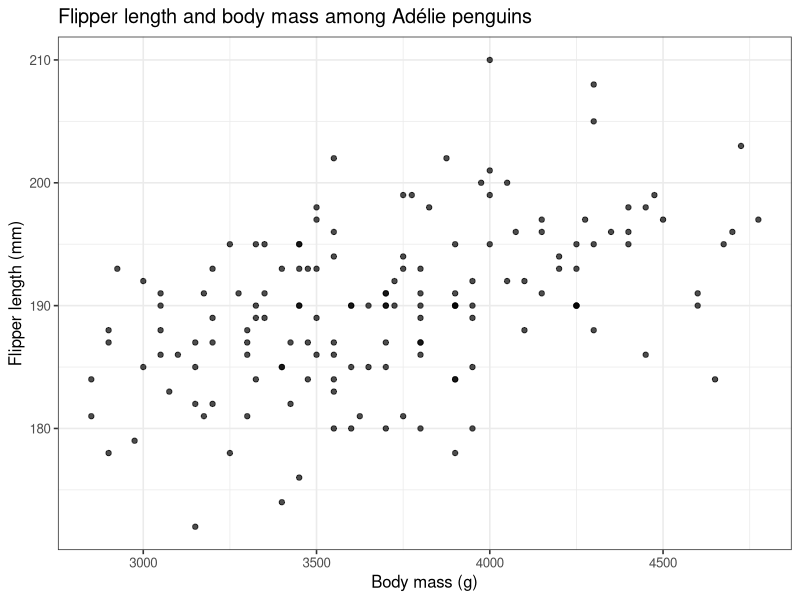
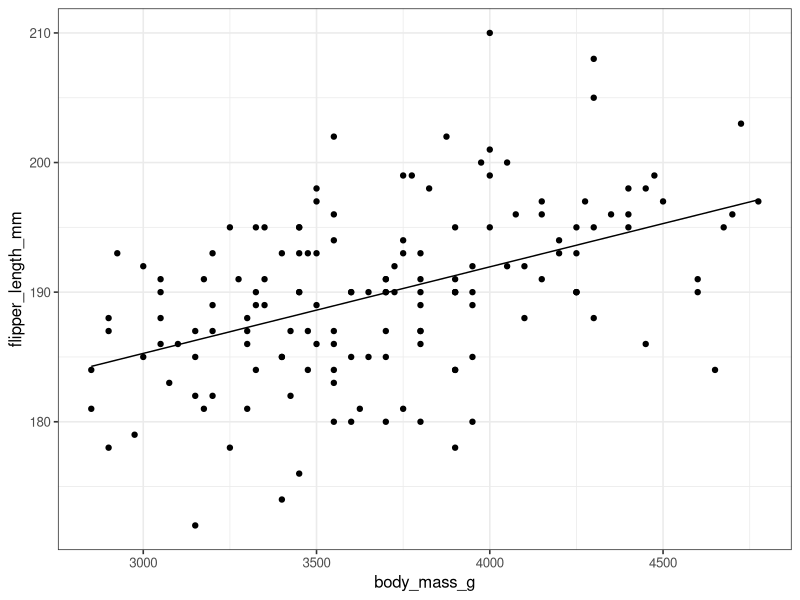
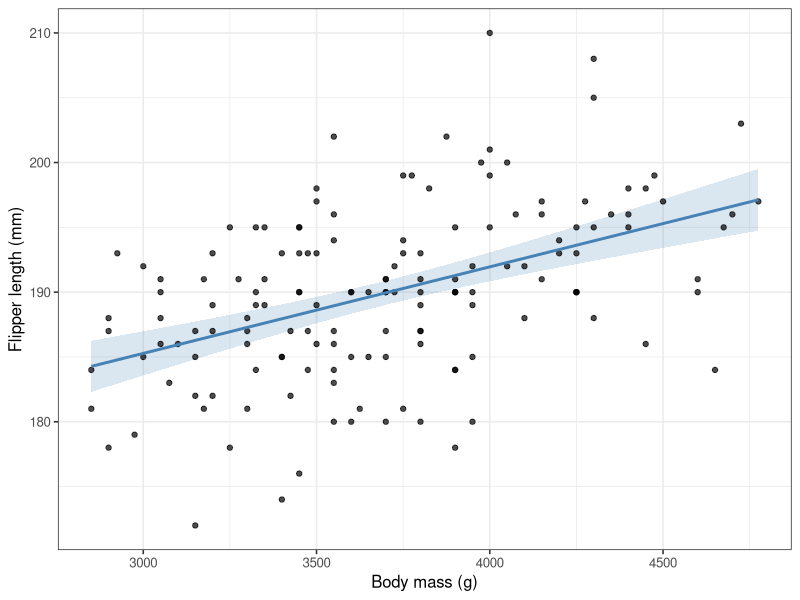
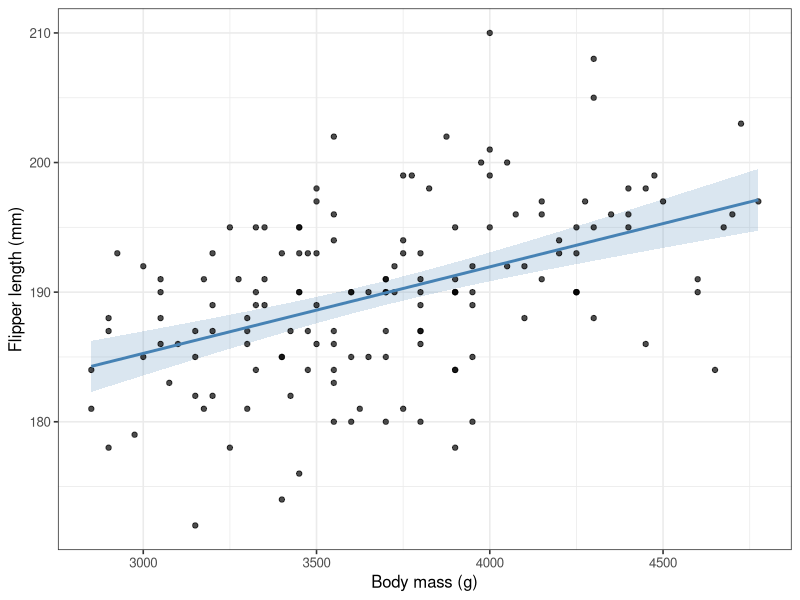
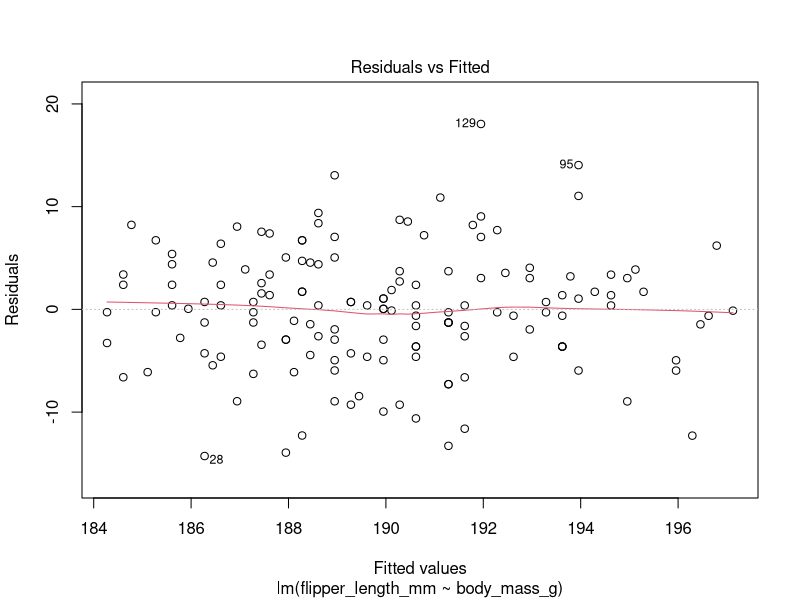
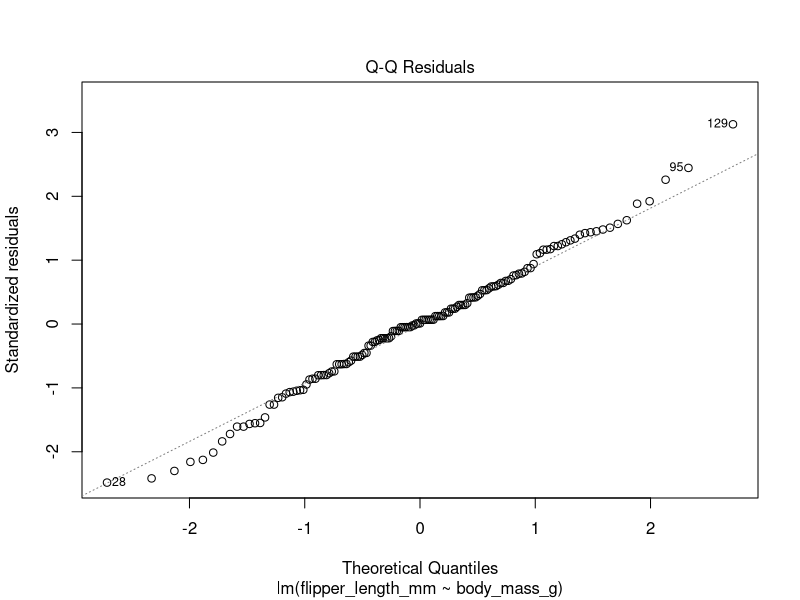
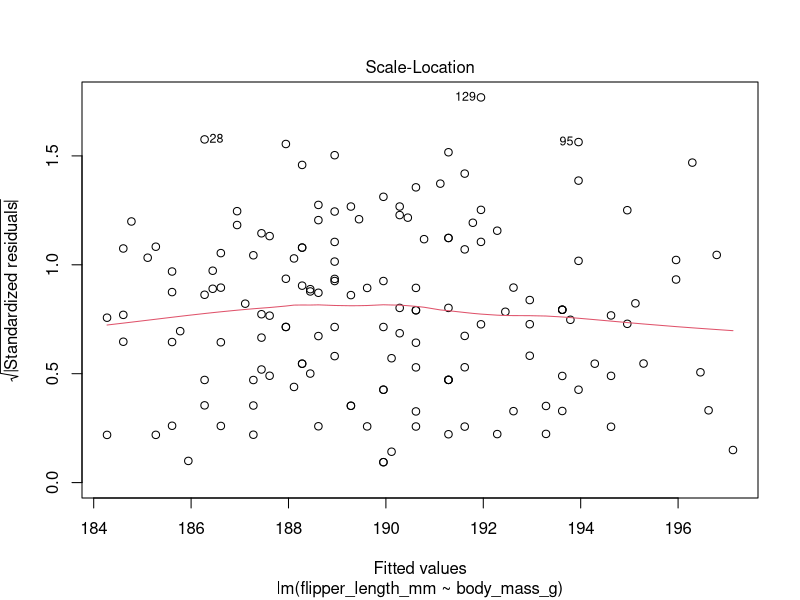
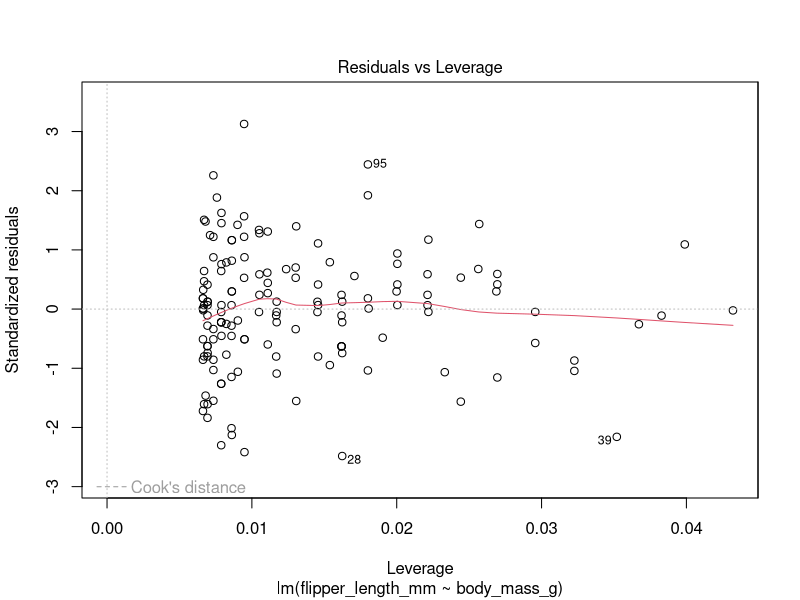

Reproduce these figures in R, in order.
## ---- chunk 1
library(tidyverse)
library(broom)
library(palmerpenguins)

theme_set(theme_bw(base_size = 12))

glimpse(penguins)
## ---- chunk 2
adelie_raw <- penguins |>
  filter(species == "Adelie")

adelie_raw |>
  summarize(
    n_rows = n(),
    missing_mass = sum(is.na(body_mass_g)),
    missing_flipper = sum(is.na(flipper_length_mm))
  )

adelie <- adelie_raw |>
  drop_na(flipper_length_mm, body_mass_g)

nrow(adelie)
## ---- chunk 3
ggplot(
  data = adelie,
  mapping = aes(x = body_mass_g, y = flipper_length_mm)
) +
  geom_point(alpha = 0.7) +
  labs(
    x = "Body mass (g)",
    y = "Flipper length (mm)",
    title = "Flipper length and body mass among Adélie penguins"
  )

adelie |>
  summarize(
    n_penguins = n(),
    min_mass_g = min(body_mass_g),
    max_mass_g = max(body_mass_g),
    mean_flipper_mm = mean(flipper_length_mm),
    correlation = cor(body_mass_g, flipper_length_mm)
  )
## ---- chunk 4

flipper_model <- lm(
  flipper_length_mm ~ body_mass_g,
  data = adelie
)

summary(flipper_model)
## ---- chunk 5
tidy(flipper_model)
## ---- chunk 6

glance(flipper_model) |>
  select(nobs, r.squared, sigma)
## ---- chunk 7
fitted_values <- predict(flipper_model)
## ---- chunk 8
adelie$fitted <- fitted_values


ggplot(data = adelie, aes(x = body_mass_g, y = flipper_length_mm)) +
	geom_point() +
	geom_line(aes(x = body_mass_g, y = fitted))
## ---- chunk 9
prediction_data <- augment(
  flipper_model,
  interval = "confidence",
  conf.level = 0.95
)

head(prediction_data)
## ---- chunk 10
ggplot(
  data = adelie,
  mapping = aes(x = body_mass_g, y = flipper_length_mm)
) +
  geom_ribbon(
    data = prediction_data,
    mapping = aes(
      x = body_mass_g,
      ymin = .lower,
      ymax = .upper
    ),
    inherit.aes = FALSE,
    fill = "steelblue",
    alpha = 0.2
  ) +
  geom_point(alpha = 0.7) +
  geom_line(
    data = prediction_data,
    mapping = aes(y = .fitted),
    color = "steelblue",
    linewidth = 1
  ) +
  labs(
    x = "Body mass (g)",
    y = "Flipper length (mm)"
  )
## ---- chunk 11

new_x <- tibble(
  body_mass_g = seq(
    from = min(adelie$body_mass_g),
    to = max(adelie$body_mass_g),
    length.out = 100
  )
)

prediction_data <- augment(
      flipper_model,
      newdata = new_x,
      interval = "confidence",
  		conf.level = 0.95
    )

head(prediction_data)

ggplot(
  data = adelie,
  mapping = aes(x = body_mass_g, y = flipper_length_mm)
) +
  geom_ribbon(
    data = prediction_data,
    mapping = aes(
      x = body_mass_g,
      ymin = .lower,
      ymax = .upper
    ),
    inherit.aes = FALSE,
    fill = "steelblue",
    alpha = 0.2
  ) +
  geom_point(alpha = 0.7) +
  geom_line(
    data = prediction_data,
    mapping = aes(y = .fitted),
    color = "steelblue",
    linewidth = 1
  ) +
  labs(
    x = "Body mass (g)",
    y = "Flipper length (mm)"
  )
## ---- chunk 12
plot(flipper_model)
## ---- chunk 13
flipper_results <- augment(
  flipper_model,
  data = adelie
)

ggplot(
  data = flipper_results,
  mapping = aes(x = .fitted, y = .resid)
) +
  geom_point(alpha = 0.7) +
  geom_hline(yintercept = 0, linetype = "dashed", color = "grey40") +
  geom_smooth(method = "loess", formula = y ~ x, se = FALSE, color = "steelblue") +
  labs(x = "Fitted flipper length (mm)", y = "Residual (mm)")
## ---- chunk 14

ggplot(
  data = flipper_results,
  mapping = aes(x = .fitted, y = abs(.resid))
) +
  geom_point(alpha = 0.7) +
  geom_smooth(method = "loess", formula = y ~ x, se = FALSE, color = "steelblue") +
  labs(x = "Fitted flipper length (mm)", y = "Absolute residual (mm)")
## ---- chunk 15
ggplot(
  data = flipper_results,
  mapping = aes(sample = .std.resid)
) +
  stat_qq(alpha = 0.7) +
  stat_qq_line(color = "steelblue") +
  labs(
    x = "Theoretical normal quantile",
    y = "Standardized residual quantile"
  )
## ---- chunk 16
ggplot(
  data = flipper_results,
  mapping = aes(x = .fitted, y = sqrt(abs(.std.resid)))
) +
  geom_point(alpha = 0.7) +
  geom_smooth(
    method = "loess",
    formula = y ~ x,
    se = FALSE,
    color = "steelblue"
  ) +
  labs(
    x = "Fitted flipper length (mm)",
    y = "Square root of absolute standardized residual",
    title = "Scale–Location"
  )
## ---- chunk 17

influence_table <- flipper_results |>
  arrange(desc(.cooksd)) |>
  select(
    body_mass_g, flipper_length_mm,
    .fitted, .resid, .hat, .cooksd
  )

influence_table |>
  slice_head(n = 5)


ggplot(
  data = flipper_results,
  mapping = aes(x = seq_len(nrow(flipper_results)), y = .cooksd)
) +
  geom_segment(
    mapping = aes(
      xend = seq_len(nrow(flipper_results)),
      yend = 0
    ),
    color = "steelblue"
  ) +
  geom_point(alpha = 0.7) +
  labs(
    x = "Observation",
    y = "Cook's distance"
  )
## ---- chunk 18

adelie_sex <- adelie_raw |>
  drop_na(flipper_length_mm, sex) |>
  mutate(sex = factor(sex, levels = c("female", "male")))

adelie_sex |>
  group_by(sex) |>
  summarize(n_penguins = n(), 
  					mean_flipper_mm = mean(flipper_length_mm))

ggplot(
  data = adelie_sex,
  mapping = aes(x = sex, y = flipper_length_mm)
) +
  geom_boxplot(outlier.shape = NA) +
  geom_jitter(width = 0.12, height = 0, alpha = 0.5) +
  labs(x = "Sex", y = "Flipper length (mm)")

## ---- chunk 19
sex_model <- lm(flipper_length_mm ~ sex, data = adelie_sex)

tidy(sex_model) 
## ---- chunk 20
augment(sex_model, 
				newdata = tibble(sex = c("female", "male"))) |>
 select(sex, .fitted)

## ---- chunk 21
plot(sex_model)
